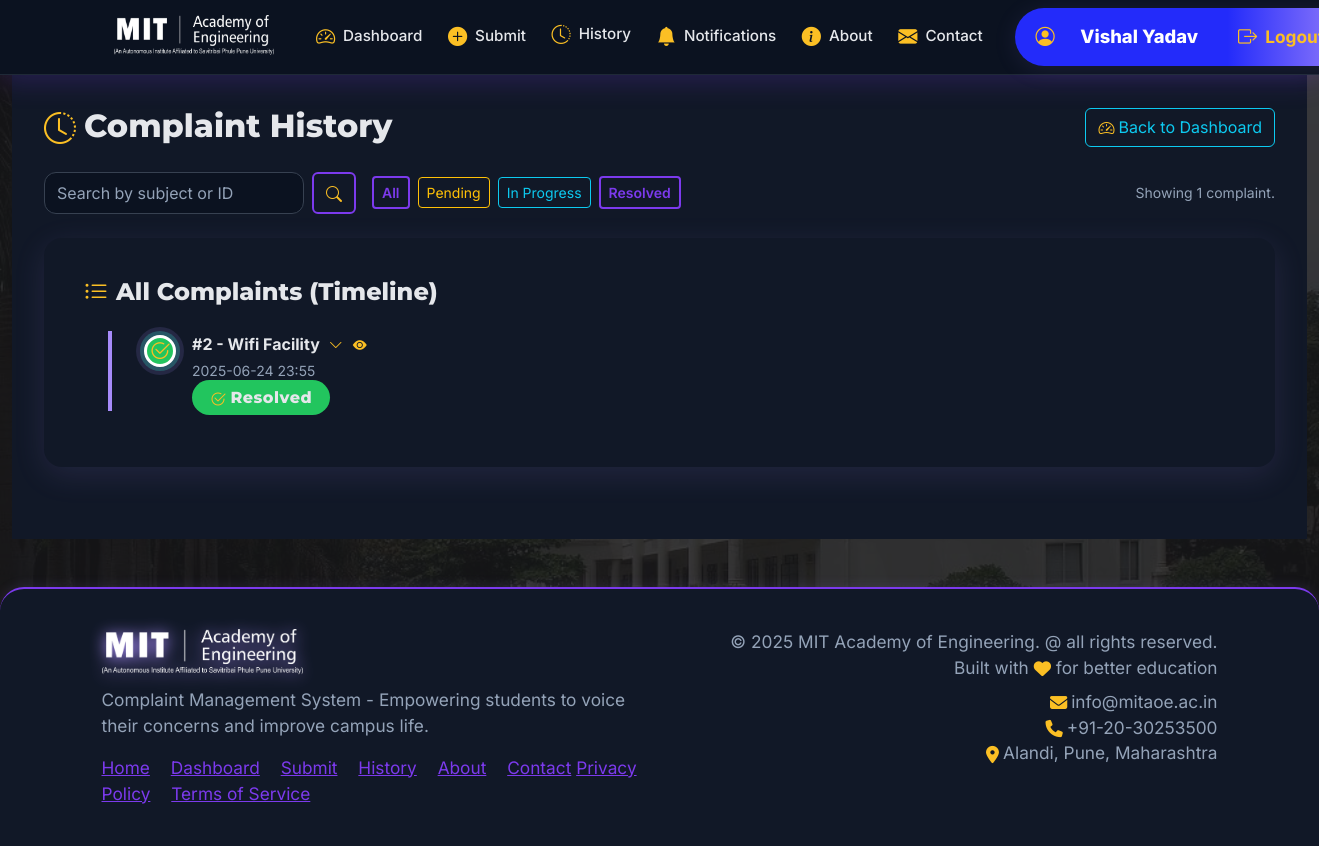
The app's page /history (signed in) with its own data.
### app.py (models this page shows)
class User(db.Model):
    id = db.Column(db.Integer, primary_key=True)
    name = db.Column(db.String(100), nullable=False)
    email = db.Column(db.String(120), unique=True, nullable=False)
    password = db.Column(db.String(200), nullable=False)
    role = db.Column(db.String(20), default='student')  # student or admin
    created_at = db.Column(db.DateTime, default=datetime.utcnow)
    complaints = db.relationship('Complaint', backref='user', lazy=True)

class Complaint(db.Model):
    id = db.Column(db.Integer, primary_key=True)
    user_id = db.Column(db.Integer, db.ForeignKey('user.id'), nullable=False)
    category = db.Column(db.String(50), nullable=False)  # teacher, student, staff, facility
    subject = db.Column(db.String(200), nullable=False)
    description = db.Column(db.Text, nullable=False)
    status = db.Column(db.String(20), default='pending')  # pending, in_progress, resolved
    created_at = db.Column(db.DateTime, default=datetime.utcnow)
    resolved_at = db.Column(db.DateTime, nullable=True)
    admin_response = db.Column(db.Text, nullable=True)

### app.py (the view)
@app.route('/history')
def view_history():
    if 'user_id' not in session:
        flash('Please login first!', 'error')
        return redirect(url_for('login'))
    user = User.query.get(session['user_id'])
    if not user:
        session.clear()
        flash('Session expired. Please log in again.', 'error')
        return redirect(url_for('login'))
    q = request.args.get('q', '').strip()
    status = request.args.get('status', 'all')
    if user.role == 'admin':
        complaints_query = Complaint.query
    else:
        complaints_query = Complaint.query.filter_by(user_id=user.id)
    if status and status != 'all':
        complaints_query = complaints_query.filter_by(status=status)
    if q:
        if q.isdigit():
            complaints_query = complaints_query.filter(Complaint.id == int(q))
        else:
            complaints_query = complaints_query.filter(Complaint.subject.ilike(f'%{q}%'))
    complaints = complaints_query.order_by(Complaint.created_at.desc()).all()
    return render_template('history.html', user=user, complaints=complaints)

### app.py (called while the page is built)
@app.before_request
def csrf_protect():
    if request.method == "POST":
        token = session.get('_csrf_token', None)
        form_token = request.form.get('_csrf_token')
        if not token or token != form_token:
            return "CSRF token missing or incorrect!", 400

@app.context_processor
def inject_notifications():
    notifications = []
    unread_count = 0
    unresolved_messages_count = 0
    if 'user_id' in session:
        user = User.query.get(session['user_id'])
        if user and user.role == 'student':
            notifications = Notification.query.filter_by(user_id=user.id).order_by(Notification.created_at.desc()).limit(10).all()
            unread_count = Notification.query.filter_by(user_id=user.id, is_read=False).count()
        if user and user.role == 'admin':
            unresolved_messages_count = ContactMessage.query.filter((ContactMessage.status != 'resolved') | (ContactMessage.is_resolved == False)).count()
    return dict(notifications=notifications, unread_count=unread_count, unresolved_messages_count=unresolved_messages_count)

### templates/history.html (shortened to what this page needs)
{% extends "base.html" %}
{% block content %}
<div class="main-content">
    <div class="d-flex justify-content-between align-items-center mb-4 flex-wrap gap-2">
        <h2 class="gradient-heading mb-0">
            <i class="bi bi-clock-history me-2"></i>Complaint History
        </h2>
        <a href="{{ url_for('dashboard') }}" class="btn btn-outline-info" aria-label="Back to Dashboard">
            <i class="bi bi-speedometer2 me-1"></i>Back to Dashboard
        </a>
    </div>
    <div class="mb-4 d-flex gap-2 flex-wrap align-items-center">
        <form class="d-flex me-2" method="get" action="">
            <input class="form-control me-2" type="search" name="q" placeholder="Search by subject or ID" aria-label="Search complaints">
            <button class="btn btn-outline-primary" type="submit" aria-label="Search"><i class="bi bi-search"></i></button>
        </form>
        <a href="?status=all" class="btn btn-outline-primary btn-sm">All</a>
        <a href="?status=pending" class="btn btn-outline-warning btn-sm">Pending</a>
        <a href="?status=in_progress" class="btn btn-outline-info btn-sm">In Progress</a>
        <a href="?status=resolved" class="btn btn-outline-success btn-sm">Resolved</a>
        <span class="ms-auto text-muted small">Showing {{ complaints|length }} complaint{{ '' if complaints|length == 1 else 's' }}.</span>
    </div>
    <div class="modern-card">
        <div class="card-body">
            <h4 class="gradient-heading mb-4">
                <i class="bi bi-list-ul me-2"></i>All Complaints (Timeline)
            </h4>
            {% if complaints %}
                <div class="timeline-vertical">
                    {% for complaint in complaints %}
                    <div class="timeline-item mb-4 d-flex align-items-start">
                        <div class="timeline-dot timeline-dot-{{ complaint.status }} me-3 mt-1">
                            {% if complaint.status == 'pending' %}
                                <i class="bi bi-hourglass-split text-warning"></i>
                            {% elif complaint.status == 'in_progress' %}
                                <i class="bi bi-arrow-repeat text-info"></i>
                            {% else %}
                                <i class="bi bi-check2-circle text-success"></i>
                            {% endif %}
                        </div>
                        <div class="flex-grow-1">
                            <div class="fw-bold mb-1 d-flex align-items-center">
                                #{{ complaint.id }} - {{ complaint.subject }}
                                <button class="btn btn-link btn-sm ms-2 p-0" type="button" data-bs-toggle="collapse" data-bs-target="#complaintDetails{{ complaint.id }}" aria-expanded="false" aria-controls="complaintDetails{{ complaint.id }}" title="Show details">
                                    <i class="bi bi-chevron-down"></i>
                                </button>
                                <a href="{{ url_for('view_complaint', complaint_id=complaint.id) }}" class="btn btn-link btn-sm ms-2 p-0" aria-label="View complaint" title="View">
                                    <i class="bi bi-eye-fill"></i>
                                </a>
                            </div>
                            <div class="small text-muted mb-1">{{ complaint.created_at.strftime('%Y-%m-%d %H:%M') }}</div>
                            <span class="status-badge status-{{ complaint.status.replace('_', '-') }}">
                                {% if complaint.status == 'pending' %}
                                    <i class="bi bi-hourglass-split me-1" aria-label="Pending"></i>Pending
                                {% elif complaint.status == 'in_progress' %}
                                    <i class="bi bi-arrow-repeat me-1" aria-label="In Progress"></i>In Progress
                                {% else %}
                                    <i class="bi bi-check2-circle me-1" aria-label="Resolved"></i>Resolved
                                {% endif %}
                            </span>
                        </div>
                    </div>
                    {% endfor %}
                </div>
            {% else %}
                <div class="alert alert-info mt-4 text-center">
                    <i class="bi bi-emoji-smile fa-2x mb-2"></i><br>
                    <img src="{{ url_for('static', filename='logo.png') }}" alt="No Complaints" style="height:80px;width:auto;opacity:0.7;" class="mb-2"><br>
                    No complaints found. Submit a new complaint to get started!
                </div>
            {% endif %}
        </div>
    </div>
</div>
{% endblock %}

### templates/base.html (shortened to what this page needs)
<!DOCTYPE html>
<html lang="en">
<head>
    <link href="https://cdn.jsdelivr.net/npm/bootstrap@5.3.0/dist/css/bootstrap.min.css" rel="stylesheet">
    <link rel="stylesheet" href="https://cdnjs.cloudflare.com/ajax/libs/font-awesome/6.4.0/css/all.min.css">
    <link rel="stylesheet" href="https://cdn.jsdelivr.net/npm/bootstrap-icons@1.10.5/font/bootstrap-icons.css">
</head>
<body>
    <nav class="navbar navbar-expand-lg navbar-dark sticky-top">
        <div class="container position-relative">
            <a class="navbar-brand" href="{{ url_for('home') }}">
                <img src="{{ url_for('static', filename='mit_logo.jpg') }}" alt="MIT Academy of Engineering" height="50" style="max-width:180px;">
            </a>
            <div class="collapse navbar-collapse" id="navbarNav">
                <ul class="navbar-nav me-auto">
                    {% if session.user_id %}
                        <li class="nav-item">
                            <a class="nav-link{% if request.endpoint == 'dashboard' %} active{% endif %}" href="{{ url_for('dashboard') }}" title="Dashboard">
                                <i class="bi bi-speedometer2" style="font-size: 1.4rem;"></i><span class="nav-text">Dashboard</span>
                            </a>
                        </li>
                        <li class="nav-item">
                            <a class="nav-link{% if request.endpoint == 'submit_complaint' %} active{% endif %}" href="{{ url_for('submit_complaint') }}" title="Submit Complaint">
                                <i class="bi bi-plus-circle-fill" style="font-size: 1.4rem;"></i><span class="nav-text">Submit</span>
                            </a>
                        </li>
                        <li class="nav-item">
                            <a class="nav-link{% if request.endpoint == 'view_history' %} active{% endif %}" href="{{ url_for('view_history') }}" title="View History">
                                <i class="bi bi-clock-history" style="font-size: 1.4rem;"></i><span class="nav-text">History</span>
                            </a>
                        </li>
                        {% if session.user_role == 'student' %}
                        <li class="nav-item">
                            <a class="nav-link{% if request.endpoint == 'notifications' %} active{% endif %}" href="{{ url_for('notifications') }}" title="Notifications">
                                <i class="bi bi-bell-fill" style="font-size: 1.4rem;"></i><span class="nav-text">Notifications</span>
                            </a>
                        </li>
                        {% endif %}
                    {% endif %}
                    <li class="nav-item">
                        <a class="nav-link{% if request.endpoint == 'about' %} active{% endif %}" href="{{ url_for('about') }}" title="About">
                            <i class="bi bi-info-circle-fill" style="font-size: 1.4rem;"></i><span class="nav-text">About</span>
                        </a>
                    </li>
                    <li class="nav-item">
                        <a class="nav-link{% if request.endpoint == 'contact' %} active{% endif %}" href="{{ url_for('contact') }}" title="Contact">
                            <i class="bi bi-envelope-fill" style="font-size: 1.4rem;"></i><span class="nav-text">Contact</span>
                        </a>
                    </li>
                </ul>
                <ul class="navbar-nav align-items-center" style="gap:0.8rem;">
                    {% if session.user_id %}
                        <li class="nav-item">
                            <div class="userbar" tabindex="0" aria-label="User menu and logout">
                                <i class="bi bi-person-circle user-icon" style="font-size: 1.8rem;"></i>
                                <span class="user-name">{{ session.user_name }}</span>
                                <a href="{{ url_for('logout') }}" class="logout-link" aria-label="Logout" data-bs-toggle="tooltip" data-bs-placement="bottom" title="Logout">
                                    <i class="bi bi-box-arrow-right" style="font-size: 1.3rem;"></i>
                                    <span>Logout</span>
                                </a>
                            </div>
                        </li>
                    {% endif %}
                </ul>
            </div>
        </div>
    </nav>
    <div class="container-fluid">
        {% block content %}{% endblock %}
    </div>
    <footer class="footer">
        <div class="container">
            <div class="row">
                <div class="col-md-6">
                    <div class="d-flex align-items-center mb-2">
                        <img src="{{ url_for('static', filename='mit_logo.jpg') }}" alt="MIT Academy of Engineering" class="footer-logo me-3">
                    </div>
                    <p class="mb-0">Complaint Management System - Empowering students to voice their concerns and improve campus life.</p>
                    <div class="mt-3">
                        <a href="{{ url_for('home') }}" class="me-3">Home</a>
                        <a href="{{ url_for('dashboard') }}" class="me-3">Dashboard</a>
                        <a href="{{ url_for('submit_complaint') }}" class="me-3">Submit</a>
                        <a href="{{ url_for('view_history') }}" class="me-3">History</a>
                        <a href="{{ url_for('about') }}" class="me-3">About</a>
                        <a href="{{ url_for('contact') }}">Contact</a>
                        <a href="#" class="me-3">Privacy Policy</a>
                        <a href="#" class="me-3">Terms of Service</a>
                    </div>
                </div>
                <div class="col-md-6 text-md-end">
                    <p class="mb-0">&copy; 2025 MIT Academy of Engineering. @ all rights reserved.</p>
                    <p class="mb-0">Built with <i class="fas fa-heart text-danger"></i> for better education</p>
                    <div class="mt-2">
                        <span><i class="fas fa-envelope me-1"></i>info@mitaoe.ac.in</span><br>
                        <span><i class="fas fa-phone me-1"></i>+91-20-30253500</span><br>
                        <span><i class="fas fa-map-marker-alt me-1"></i>Alandi, Pune, Maharashtra</span>
                    </div>
                </div>
            </div>
        </div>
    </footer>
</body>
</html>

### templates/history.html (style rules this page uses)
.timeline-vertical { border-left: 4px solid #a78bfa; margin-left: 1.5rem; padding-left: 2rem; }
.timeline-dot { width: 32px; height: 32px; border-radius: 50%; background: #23232a; display: flex; align-items: center; justify-content: center; font-size: 1.3rem; box-shadow: 0 0 0 4px #2dd4bf44, 0 0 0 8px #a78bfa22; }
.timeline-dot-resolved { background: #22c55e; color: #fff; }

### records on screen
User: user_name "Vishal Yadav"
Complaint: status "resolved" (drawn), id "2", subject "Wifi Facility", created_at "2025-06-24 23:55"

### other values on screen
{{ complaints|length }} "1"
